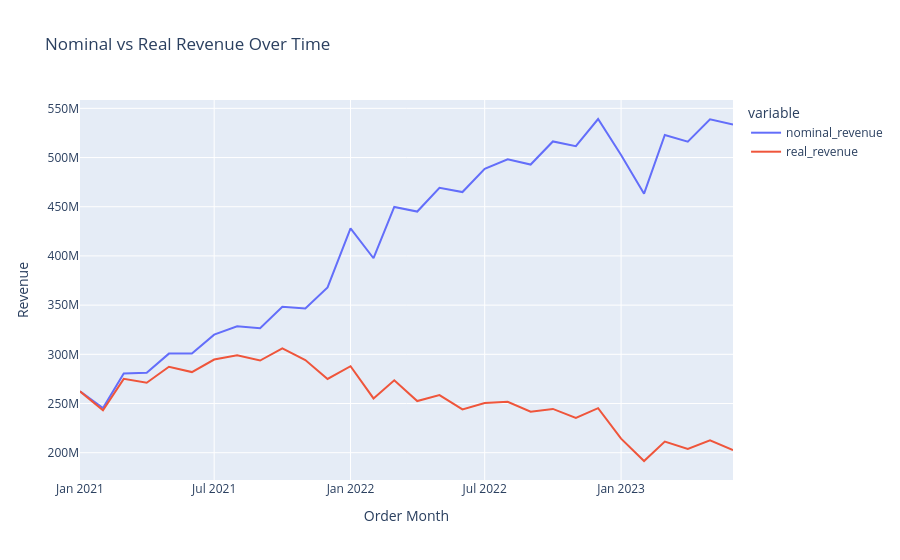

This figure's notebook cell:
### Code cell
# Line chart of nominal and real revenue over time
fig = px.line(monthly_revenue, x='order_month', y=['nominal_revenue', 'real_revenue'], 
              labels={'value': 'Revenue', 'order_month': 'Order Month'}, 
              title='Nominal vs Real Revenue Over Time')
fig.show()

### Figure 1 — Plotly figure (JSON) as saved in the notebook; plotly's stock layout.template omitted (floating-point values rounded to 4 significant figures)
{"data": [{"hovertemplate": "variable=nominal_revenue<br>Order Month=%{x}<br>Revenue=%{y}<extra></extra>", "legendgroup": "nominal_revenue", "line": {"color": "#636efa", "dash": "solid"}, "marker": {"symbol": "circle"}, "mode": "lines", "name": "nominal_revenue", "orientation": "v", "showlegend": true, "type": "scatter", "x": ["2021-01-01", "2021-02-01", "2021-03-01", "2021-04-01", "2021-05-01", "2021-06-01", "2021-07-01", "2021-08-01", "2021-09-01", "2021-10-01", "2021-11-01", "2021-12-01", "2022-01-01", "2022-02-01", "2022-03-01", "2022-04-01", "2022-05-01", "2022-06-01", "2022-07-01", "2022-08-01", "2022-09-01", "2022-10-01", "2022-11-01", "2022-12-01", "2023-01-01", "2023-02-01", "2023-03-01", "2023-04-01", "2023-05-01", "2023-06-01"], "xaxis": "x", "y": [262400000.0, 245300000.0, 280500000.0, 281200000.0, 300700000.0, 300700000.0, 320000000.0, 328400000.0, 326500000.0, 348400000.0, 346600000.0, 368000000.0, 428100000.0, 397700000.0, 449700000.0, 445100000.0, 469200000.0, 464900000.0, 488500000.0, 498200000.0, 492903591, 516400000.0, 511600000.0, 539200000.0, 502500000.0, 463300000.0, 522900000.0, 516100000.0, 538800000.0, 533400000.0], "yaxis": "y"}, {"hovertemplate": "variable=real_revenue<br>Order Month=%{x}<br>Revenue=%{y}<extra></extra>", "legendgroup": "real_revenue", "line": {"color": "#EF553B", "dash": "solid"}, "marker": {"symbol": "circle"}, "mode": "lines", "name": "real_revenue", "orientation": "v", "showlegend": true, "type": "scatter", "x": ["2021-01-01", "2021-02-01", "2021-03-01", "2021-04-01", "2021-05-01", "2021-06-01", "2021-07-01", "2021-08-01", "2021-09-01", "2021-10-01", "2021-11-01", "2021-12-01", "2022-01-01", "2022-02-01", "2022-03-01", "2022-04-01", "2022-05-01", "2022-06-01", "2022-07-01", "2022-08-01", "2022-09-01", "2022-10-01", "2022-11-01", "2022-12-01", "2023-01-01", "2023-02-01", "2023-03-01", "2023-04-01", "2023-05-01", "2023-06-01"], "xaxis": "x", "y": [262400000.0, 243100000.0, 275100000.0, 271200000.0, 287400000.0, 281900000.0, 294700000.0, 299100000.0, 293700000.0, 306000000.0, 294100000.0, 275000000.0, 287900000.0, 255200000.0, 273600000.0, 252500000.0, 258500000.0, 244000000.0, 250500000.0, 251800000.0, 241700000.0, 244500000.0, 235500000.0, 245300000.0, 214300000.0, 191600000.0, 211400000.0, 203800000.0, 212700000.0, 202600000.0], "yaxis": "y"}], "layout": {"legend": {"title": {"text": "variable"}, "tracegroupgap": 0}, "title": {"text": "Nominal vs Real Revenue Over Time"}, "xaxis": {"anchor": "y", "domain": [0, 1], "title": {"text": "Order Month"}}, "yaxis": {"anchor": "x", "domain": [0, 1], "title": {"text": "Revenue"}}}}
